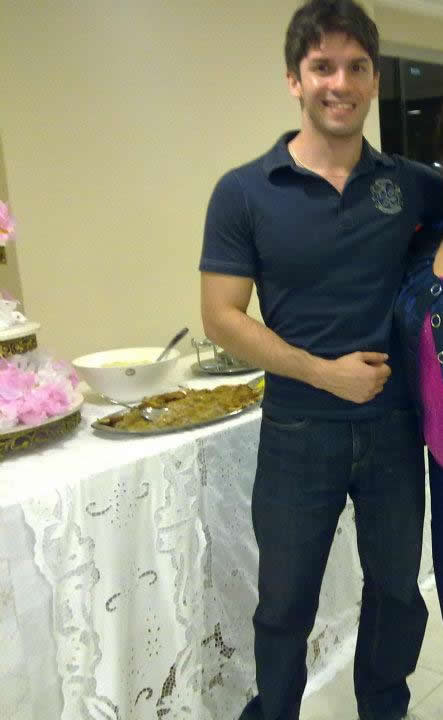
%> input picture resources/data/fotos/fabricio/fabricio2.jpg, 443 x 720 px
$ octave surff.m   (GNU Octave 9; MATLAB toolbox functions it lacks are replaced by stand-ins)
%> lines starting %> are read from the running program, lines starting %| are printed output that depends on the picture
% Read Input Image
filename = '../../../resources/fotos/fabricio/fabricio2.jpg';
image    = double(imread(filename))/256;

% Create a detector object using the Viola-Jones algorithm
detector = vision.CascadeObjectDetector(...
     'ClassificationModel','FrontalFaceCART'... % 'FrontalFaceCART', 'FrontalFaceLBP'
    ,'MinSize'            ,[50 50]...
    ,'MaxSize'            ,[250 250]...
);

% Detect faces
boxes = step(detector, image);
%> boxes = [294 33 94 94]
N     = size(boxes,1);
%> N = 1

% Crop faces
for i = 1:N
    % Next face
    box  = boxes(i,:);
    face = imcrop(image, box);
    % Detect SURF features and return SURFPoints object
    gray   = rgb2gray(face);
%> (the run ends here)

$ run again, with resources/data/fotos/fabricio/fabricio1.jpg copied over resources/data/fotos/fabricio/fabricio2.jpg
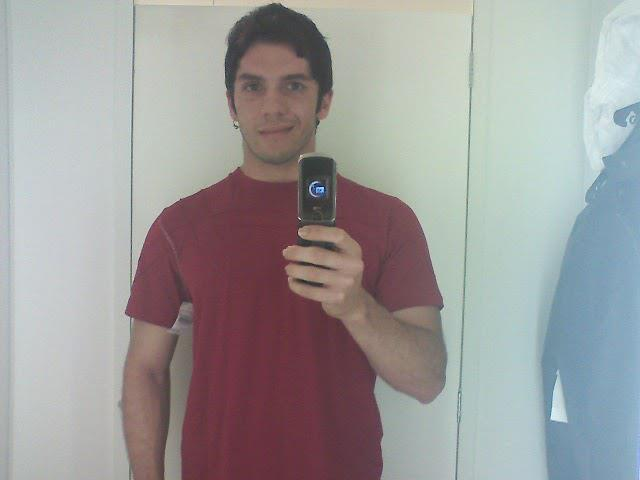
%> input picture resources/data/fotos/fabricio/fabricio1.jpg, 640 x 480 px
%> boxes = [220 45 112 112]
%> N = 1

$ run again, with resources/data/fotos/fabricio/fabricio3.jpg copied over resources/data/fotos/fabricio/fabricio2.jpg
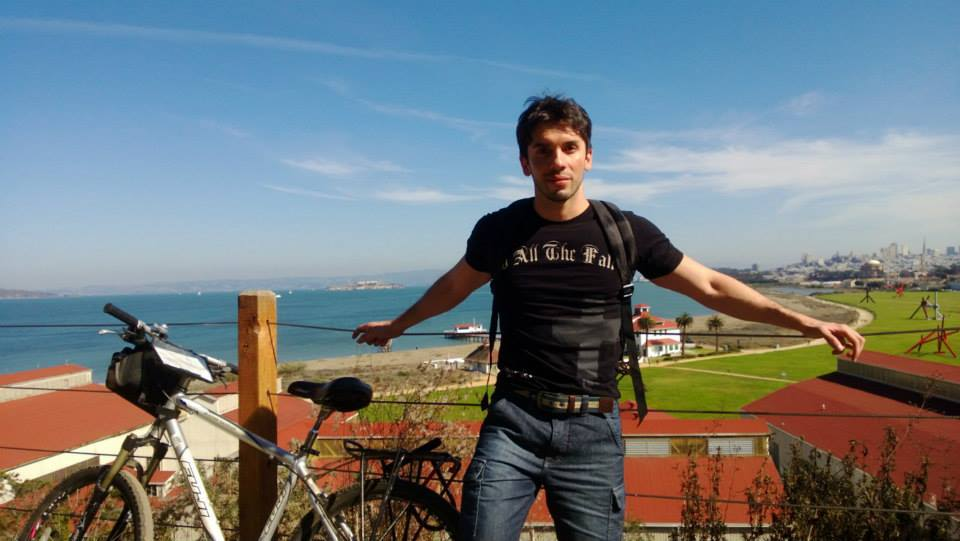
%> input picture resources/data/fotos/fabricio/fabricio3.jpg, 960 x 541 px
%> boxes = [524 122 71 71]
%> N = 1

$ run again, with resources/data/fotos/fabricio/fabricio5.jpg copied over resources/data/fotos/fabricio/fabricio2.jpg
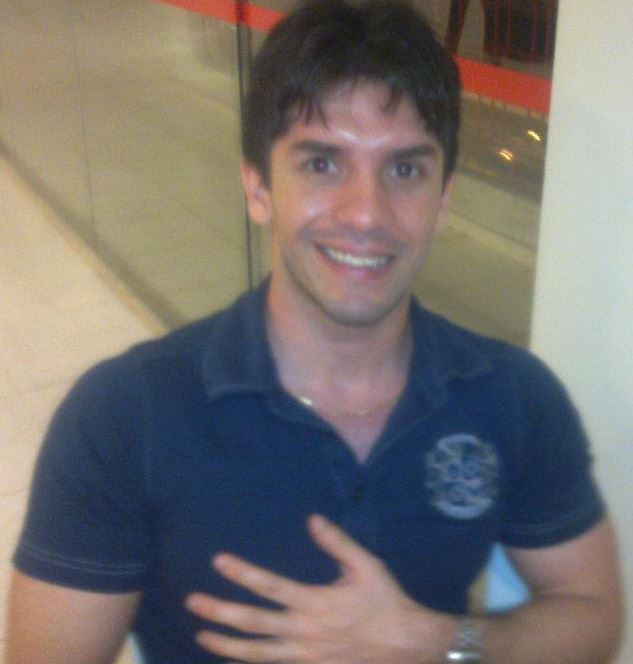
%> input picture resources/data/fotos/fabricio/fabricio5.jpg, 633 x 664 px
%> boxes = [260 90 208 208]
%> N = 1
